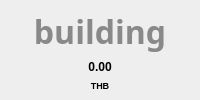
                        <widget class="QFrame" name="housinglimitframe">
                         <property name="sizePolicy">
                          <sizepolicy hsizetype="Fixed" vsizetype="Fixed">
                           <horstretch>0</horstretch>
                           <verstretch>0</verstretch>
                          </sizepolicy>
                         </property>
                         <property name="minimumSize">
                          <size>
                           <width>79</width>
                           <height>81</height>
                          </size>
                         </property>
                         <property name="layoutDirection">
                          <enum>Qt::LeftToRight</enum>
                         </property>
                         <property name="styleSheet">
                          <string notr="true">QFrame {

	background-color: rgb(238, 238, 238);
	border-radius: 5px;
}

QLabel {
	
	
	background-color: rgba(255, 255, 255, 0);
}</string>
                         </property>
                         <property name="frameShape">
                          <enum>QFrame::StyledPanel</enum>
                         </property>
                         <property name="frameShadow">
                          <enum>QFrame::Raised</enum>
                         </property>
                         <layout class="QVBoxLayout" name="verticalLayout_17">
                          <property name="topMargin">
                           <number>9</number>
                          </property>
                          <property name="bottomMargin">
                           <number>9</number>
                          </property>
                          <item>
                           <widget class="QLabel" name="housinglimiticon">
                            <property name="font">
                             <font>
                              <family>Font Awesome 6 Free</family>
                              <pointsize>24</pointsize>
                              <bold>true</bold>
                             </font>
                            </property>
                            <property name="styleSheet">
                             <string notr="true">color: rgb(137, 137, 137);</string>
                            </property>
                            <property name="text">
                             <string>building</string>
                            </property>
                            <property name="alignment">
                             <set>Qt::AlignCenter</set>
                            </property>
                           </widget>
                          </item>
                          <item>
                           <widget class="QLabel" name="housinglimitlabel">
                            <property name="font">
                             <font>
                              <family>Arial</family>
                              <bold>true</bold>
                             </font>
                            </property>
                            <property name="text">
                             <string>0.00</string>
                            </property>
                            <property name="alignment">
                             <set>Qt::AlignCenter</set>
                            </property>
                           </widget>
                          </item>
                          <item>
                           <widget class="QLabel" name="limitcurrency_7">
                            <property name="font">
                             <font>
                              <family>Arial</family>
                              <pointsize>7</pointsize>
                              <bold>true</bold>
                             </font>
                            </property>
                            <property name="text">
                             <string>THB</string>
                            </property>
                            <property name="alignment">
                             <set>Qt::AlignCenter</set>
                            </property>
                           </widget>
                          </item>
                         </layout>
                        </widget>
